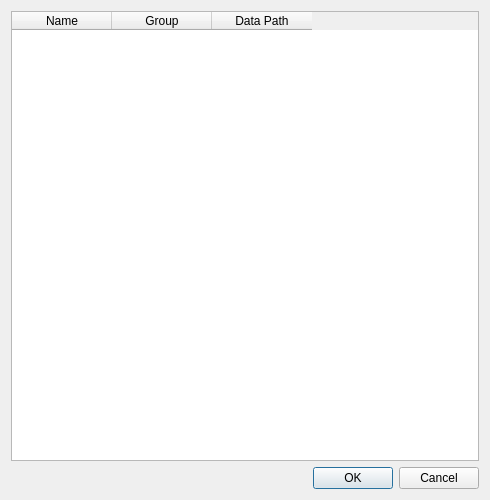
<?xml version="1.0" encoding="UTF-8"?>
<ui version="4.0">
 <class>LinkingVariableGroupPropertiesDialog</class>
 <widget class="QDialog" name="LinkingVariableGroupPropertiesDialog">
  <property name="geometry">
   <rect>
    <x>0</x>
    <y>0</y>
    <width>490</width>
    <height>500</height>
   </rect>
  </property>
  <property name="maximumSize">
   <size>
    <width>16777215</width>
    <height>500</height>
   </size>
  </property>
  <property name="windowTitle">
   <string>Group of Linking Parameters</string>
  </property>
  <layout class="QGridLayout" name="gridLayout">
   <item row="0" column="0">
    <widget class="QTableWidget" name="tableWidget">
     <column>
      <property name="text">
       <string>Name</string>
      </property>
     </column>
     <column>
      <property name="text">
       <string>Group</string>
      </property>
     </column>
     <column>
      <property name="text">
       <string>Data Path</string>
      </property>
     </column>
    </widget>
   </item>
   <item row="1" column="0">
    <widget class="QDialogButtonBox" name="buttonBox">
     <property name="orientation">
      <enum>Qt::Horizontal</enum>
     </property>
     <property name="standardButtons">
      <set>QDialogButtonBox::Cancel|QDialogButtonBox::Ok</set>
     </property>
    </widget>
   </item>
  </layout>
 </widget>
 <resources/>
 <connections>
  <connection>
   <sender>buttonBox</sender>
   <signal>accepted()</signal>
   <receiver>LinkingVariableGroupPropertiesDialog</receiver>
   <slot>accept()</slot>
   <hints>
    <hint type="sourcelabel">
     <x>248</x>
     <y>254</y>
    </hint>
    <hint type="destinationlabel">
     <x>157</x>
     <y>274</y>
    </hint>
   </hints>
  </connection>
  <connection>
   <sender>buttonBox</sender>
   <signal>rejected()</signal>
   <receiver>LinkingVariableGroupPropertiesDialog</receiver>
   <slot>reject()</slot>
   <hints>
    <hint type="sourcelabel">
     <x>316</x>
     <y>260</y>
    </hint>
    <hint type="destinationlabel">
     <x>286</x>
     <y>274</y>
    </hint>
   </hints>
  </connection>
 </connections>
</ui>
